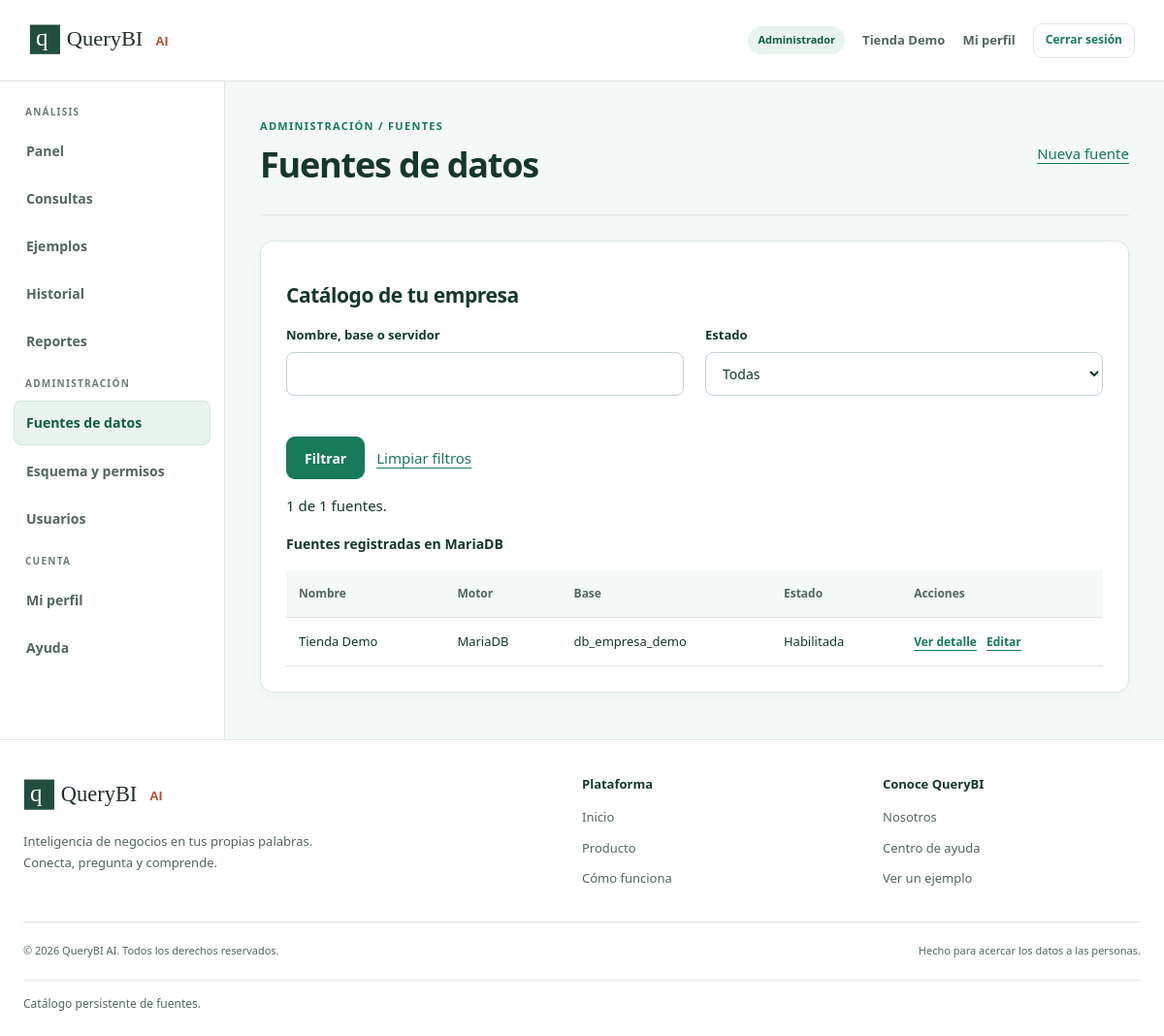
The page /servidor/administracion/fuentes.php (signed in) on the database its author committed.
### tables this page shows
CREATE TABLE usuarios (
    id INT UNSIGNED AUTO_INCREMENT PRIMARY KEY,
    empresa_id INT UNSIGNED NULL,
    nombre VARCHAR(80) NOT NULL,
    email VARCHAR(120) NOT NULL,
    password VARCHAR(255) NOT NULL COMMENT 'Hash producido por password_hash; nunca password legible',
    rol ENUM('superadministrador','administrador','usuario') NOT NULL,
    activo BOOLEAN NOT NULL DEFAULT TRUE,
    creacion DATETIME NOT NULL DEFAULT CURRENT_TIMESTAMP,
    actualizacion DATETIME NOT NULL DEFAULT CURRENT_TIMESTAMP ON UPDATE CURRENT_TIMESTAMP,
    UNIQUE KEY uq_usuarios_email (email),
    UNIQUE KEY uq_usuarios_empresa_id (empresa_id,id),
    KEY ix_usuarios_empresa_rol (empresa_id,rol,activo),
    CONSTRAINT fk_usuarios_empresa FOREIGN KEY (empresa_id) REFERENCES empresas(id),
    CONSTRAINT ck_usuarios_empresa_rol CHECK (
        (rol = 'superadministrador' AND empresa_id IS NULL) OR
        (rol IN ('administrador','usuario') AND empresa_id IS NOT NULL)
    ),
    CONSTRAINT ck_usuarios_activo CHECK (activo IN (0,1)),
    CONSTRAINT ck_usuarios_nombre CHECK (CHAR_LENGTH(TRIM(nombre)) BETWEEN 2 AND 80)
);

CREATE TABLE empresas (
    id INT UNSIGNED AUTO_INCREMENT PRIMARY KEY,
    nombre_empresa VARCHAR(80) NOT NULL,
    correo_contacto VARCHAR(120) NOT NULL,
    ruc CHAR(11) NULL,
    estado ENUM('Activo','Inactivo') NOT NULL DEFAULT 'Activo',
    creacion DATETIME NOT NULL DEFAULT CURRENT_TIMESTAMP,
    actualizacion DATETIME NOT NULL DEFAULT CURRENT_TIMESTAMP ON UPDATE CURRENT_TIMESTAMP,
    UNIQUE KEY uq_empresas_nombre (nombre_empresa),
    UNIQUE KEY uq_empresas_ruc (ruc),
    CONSTRAINT ck_empresas_nombre CHECK (CHAR_LENGTH(TRIM(nombre_empresa)) BETWEEN 2 AND 80),
     
    CONSTRAINT ck_empresas_ruc CHECK (ruc IS NULL OR ruc REGEXP '^[0-9]{11}$')
);

CREATE TABLE fuentes_datos (
    id INT UNSIGNED AUTO_INCREMENT PRIMARY KEY,
    empresa_id INT UNSIGNED NOT NULL,
    nombre_conexion VARCHAR(80) NOT NULL,
    motor ENUM('MySQL','MariaDB') NOT NULL DEFAULT 'MariaDB',
    host VARCHAR(255) NOT NULL DEFAULT 'localhost',
    puerto SMALLINT UNSIGNED NOT NULL DEFAULT 3306,
    nombre_bd VARCHAR(64) NOT NULL,
    usuario_db VARCHAR(128) NOT NULL,
    referencia_credencial VARCHAR(100) NULL COMMENT 'Referencia a configuracion protegida del servidor; no es el password',
    descripcion TEXT NULL,
    habilitada BOOLEAN NOT NULL DEFAULT TRUE,
    creacion DATETIME NOT NULL DEFAULT CURRENT_TIMESTAMP,
    actualizacion DATETIME NOT NULL DEFAULT CURRENT_TIMESTAMP ON UPDATE CURRENT_TIMESTAMP,
    UNIQUE KEY uq_fuentes_empresa_nombre (empresa_id,nombre_conexion),
    UNIQUE KEY uq_fuentes_empresa_id (empresa_id,id),
    CONSTRAINT fk_fuentes_empresa FOREIGN KEY (empresa_id) REFERENCES empresas(id),
    CONSTRAINT ck_fuentes_puerto CHECK (puerto BETWEEN 1 AND 65535),
    CONSTRAINT ck_fuentes_nombre CHECK (CHAR_LENGTH(TRIM(nombre_conexion)) BETWEEN 2 AND 80),
    CONSTRAINT ck_fuentes_habilitada CHECK (habilitada IN (0,1))
);

### servidor/administracion/fuentes.php (called while the page is built)
<?php
require_once __DIR__ . '/../compartido/sesion.php';
qbi_requerir(['administrador']);
require_once __DIR__ . '/../compartido/fuentes.php';
$vistaFuentes = qbi_preparar_fuentes('lista');
require __DIR__ . '/../compartido/vista-fuentes.php';

### servidor/compartido/sesion.php (called while the page is built, shortened)
<?php
require_once __DIR__ . '/base-datos.php';
function qbi_texto(string $texto): string
{
    return htmlspecialchars($texto, ENT_QUOTES, 'UTF-8');
}
function qbi_url(string $ruta): string
{
    $script = str_replace('\\', '/', $_SERVER['SCRIPT_NAME']);
    $base = rtrim(dirname($script, 3), '/');
    return $base . '/' . ltrim($ruta, '/');
}
function qbi_usuario(): ?array
{
    return $_SESSION['usuario'] ?? null;
}
function qbi_nombre_rol(string $rol): string
{
    return [
        'superadministrador' => 'Superadministrador',
        'administrador' => 'Administrador',
        'usuario' => 'Usuario'
    ][$rol] ?? 'Sin rol';
}
function qbi_inicio(): string
{
    return (qbi_usuario()['rol'] ?? '') === 'superadministrador'
        ? 'servidor/plataforma/panel.php' : 'servidor/aplicacion/panel.php';
}
function qbi_buscar_cuenta(string $valor, bool $porId = false): ?array
{
    $condicion = $porId ? 'u.id = :valor' : 'u.email = :valor';
    $consulta = qbi_bd()->prepare(
        'SELECT u.id, u.empresa_id, u.nombre, u.email, u.password, u.rol, u.activo,
                e.nombre_empresa, e.estado AS empresa_estado
         FROM usuarios u
         LEFT JOIN empresas e ON e.id = u.empresa_id
         WHERE ' . $condicion . ' LIMIT 1'
    );
    $consulta->execute(['valor' => $valor]);
    $cuenta = $consulta->fetch();
    return $cuenta;
}
function qbi_refrescar_usuario(): bool
{
    $usuario = qbi_usuario();
    $cuenta = qbi_buscar_cuenta((string) $usuario['id'], true);
    return true;
}
function qbi_requerir(array $roles): void
{
    static $revisado = false;
    if (!$revisado) {
        try {
            if (!qbi_refrescar_usuario()) qbi_redirigir('servidor/acceso/login.php');
            $revisado = true;
        } catch (Throwable $error) {
            qbi_registrar_error_bd($error);
            qbi_pagina_error(503, 'Servicio no disponible',
                'No se pudo verificar tu cuenta. Intenta nuevamente en unos momentos.', 'cliente/index.html');
        }
    }
}

### servidor/compartido/base-datos.php (called while the page is built, shortened)
<?php
function qbi_bd(): PDO
{
    static $conexion = null;
    if ($conexion instanceof PDO) {
        return $conexion;
    }
    $ruta = __DIR__ . '/../configuracion.local.php';
    $config = require $ruta;
    $dsn = 'mysql:host=' . $config['host']
        . ';port=' . $config['puerto']
        . ';dbname=' . $config['nombre']
        . ';charset=utf8mb4';
    $conexion = new PDO(
        $dsn,
        $config['usuario'],
        $config['clave'],
        [
            PDO::ATTR_ERRMODE => PDO::ERRMODE_EXCEPTION,
            PDO::ATTR_DEFAULT_FETCH_MODE => PDO::FETCH_ASSOC,
            PDO::ATTR_EMULATE_PREPARES => false,
            PDO::ATTR_TIMEOUT => 5
        ]
    );
    return $conexion;
}

### servidor/compartido/fuentes.php (called while the page is built, shortened)
<?php
function qbi_fuentes_lista(string $buscar = '', string $estado = 'todos'): array
{
    $sql = 'SELECT id, nombre_conexion AS nombre, motor, nombre_bd AS base, habilitada
            FROM fuentes_datos WHERE empresa_id = :empresa';
    $parametros = ['empresa' => qbi_usuario()['empresa_id']];
    $consulta = qbi_bd()->prepare($sql . ' ORDER BY nombre_conexion, id');
    $consulta->execute($parametros);
    return $consulta->fetchAll();
}
function qbi_fuentes_texto(array $entrada, string $campo): string
{
    return is_string($entrada[$campo] ?? null) ? trim($entrada[$campo]) : '';
}
function qbi_fuentes_largo(string $texto): int
{
    $cantidad = preg_match_all('/./us', $texto);
    return $cantidad === false ? -1 : $cantidad;
}
function qbi_preparar_fuentes(string $pantalla): array
{
    $metodos = $pantalla === 'formulario' ? ['GET', 'POST'] : ['GET'];
    $vista = ['pantalla' => $pantalla, 'error' => '', 'guardada' => false];
    try {
        if ($pantalla === 'lista') {
            $buscar = qbi_fuentes_texto($_GET, 'buscar');
            $estado = qbi_fuentes_texto($_GET, 'estado') ?: 'todos';
            $vista += ['titulo' => 'Fuentes de datos', 'buscar' => $buscar, 'estado' => $estado,
                'fuentes' => qbi_fuentes_lista($buscar, $estado)];
            $total = qbi_bd()->prepare('SELECT COUNT(*) FROM fuentes_datos WHERE empresa_id=:empresa');
            $total->execute(['empresa' => qbi_usuario()['empresa_id']]);
            $vista['total'] = (int) $total->fetchColumn();
            return $vista;
        }
        $id = null;
        $actual = $id === null ? null : qbi_fuentes_buscar($id);
        $datos = $actual ?? ['nombre' => '', 'motor' => 'MariaDB', 'servidor' => '127.0.0.1',
            'puerto' => 3306, 'base' => '', 'usuario' => '', 'descripcion' => '', 'habilitada' => true];
        $vista += ['titulo' => $actual === null ? 'Nueva fuente' : 'Editar fuente'];
        $vista['datos'] = $datos;
        $vista['id'] = $id;
        return $vista;
    } catch (Throwable $error) {
        qbi_registrar_error_bd($error);
        qbi_pagina_error(503, 'Servicio no disponible', 'No se pudo consultar o guardar la fuente. Inténtalo nuevamente.', 'servidor/administracion/fuentes.php');
    }
}

### servidor/compartido/vista-fuentes.php (the view, shortened to what this page needs)
<?php
$v = $vistaFuentes;
?>
<!DOCTYPE html>
<html lang="es">
<head>
    <link rel="stylesheet" href="../../cliente/assets/css/estilos.css">
    <link rel="stylesheet" href="../../cliente/assets/css/aplicacion.css">
    <link rel="stylesheet" href="../../cliente/assets/css/administracion.css">
</head>
<body>
    <?php require __DIR__ . '/navegacion.php'; ?>
    <main id="contenido" class="contenido-app">
        <div class="cabecera-seccion">
            <div><span class="rotulo">Administración / fuentes</span><h1><?= qbi_texto($v['titulo']) ?></h1></div>
            <a href="<?= $v['pantalla'] === 'lista' ? 'configurar-fuente.php' : 'fuentes.php' ?>">
                <?= $v['pantalla'] === 'lista' ? 'Nueva fuente' : 'Volver a fuentes' ?>
            </a>
        </div>
        <?php if ($v['pantalla'] === 'lista'): ?>
            <section class="tarjeta">
                <h2>Catálogo de tu empresa</h2>
                <form method="get" action="fuentes.php">
                    <div class="dos-columnas">
                        <div class="campo"><label for="buscar">Nombre, base o servidor</label>
                            <input id="buscar" name="buscar" type="search" maxlength="100" value="<?= qbi_texto($v['buscar']) ?>"></div>
                        <div class="campo"><label for="estado">Estado</label>
                            <select id="estado" name="estado">
                                <?php foreach (['todos' => 'Todas', 'habilitadas' => 'Habilitadas', 'deshabilitadas' => 'Deshabilitadas'] as $valor => $texto): ?>
                                    <option value="<?= $valor ?>"<?= $v['estado'] === $valor ? ' selected' : '' ?>><?= $texto ?></option>
                                <?php endforeach; ?>
                            </select></div>
                    </div>
                    <div class="acciones"><button class="boton" type="submit">Filtrar</button><a href="fuentes.php">Limpiar filtros</a></div>
                </form>
                <p><?= count($v['fuentes']) ?> de <?= $v['total'] ?> fuentes.</p>
                <?php if (!$v['fuentes']): ?>
                    <p><?= $v['total'] === 0 ? 'Todavía no hay fuentes registradas para tu empresa.' : 'No hay fuentes que coincidan con los filtros.' ?></p>
                <?php else: ?>
                    <div class="tabla-contenedor"><table>
                        <caption>Fuentes registradas en MariaDB</caption>
                        <thead><tr><th scope="col">Nombre</th><th scope="col">Motor</th><th scope="col">Base</th><th scope="col">Estado</th><th scope="col">Acciones</th></tr></thead>
                        <tbody>
                            <?php foreach ($v['fuentes'] as $fuente): ?>
                                <tr><td><?= qbi_texto($fuente['nombre']) ?></td><td><?= qbi_texto($fuente['motor']) ?></td><td><?= qbi_texto($fuente['base']) ?></td>
                                    <td><?= $fuente['habilitada'] ? 'Habilitada' : 'Deshabilitada' ?></td>
                                    <td><div class="acciones-tabla">
                                        <a href="detalle-fuente.php?id=<?= (int) $fuente['id'] ?>">Ver detalle</a>
                                        <a href="configurar-fuente.php?id=<?= (int) $fuente['id'] ?>">Editar</a>
                                    </div></td></tr>
                            <?php endforeach; ?>
                        </tbody>
                    </table></div>
                <?php endif; ?>
            </section>
        <?php endif; ?>
    </main>
    </div>
    <footer class="pie"><?php require dirname(__DIR__) . '/compartido/pie-marca.php'; ?><small>Catálogo persistente de fuentes.</small></footer>
</body>
</html>

### servidor/compartido/navegacion.php (shortened to what this page needs)
<?php
$cuenta = qbi_usuario();
$grupos = [];
if ($cuenta['rol'] === 'superadministrador') {
    $grupos['Plataforma'] = [
        ['servidor/plataforma/panel.php', 'Panel general'],
        ['servidor/plataforma/empresas.php', 'Empresas'],
        ['servidor/plataforma/administradores.php', 'Administradores']
    ];
} else {
    $grupos['Análisis'] = [
        ['servidor/aplicacion/panel.php', 'Panel'],
        ['servidor/aplicacion/consultas.php', 'Consultas'],
        ['servidor/aplicacion/ejemplos.php', 'Ejemplos'],
        ['servidor/aplicacion/historial.php', 'Historial'],
        ['servidor/aplicacion/reportes.php', 'Reportes']
    ];
}
if ($cuenta['rol'] === 'administrador') {
    $grupos['Administración'] = [
        ['servidor/administracion/fuentes.php', 'Fuentes de datos'],
        ['servidor/administracion/esquema.php', 'Esquema y permisos'],
        ['servidor/administracion/usuarios.php', 'Usuarios']
    ];
}
$grupos['Cuenta'] = [
    ['servidor/aplicacion/perfil.php', 'Mi perfil'],
    ['cliente/paginas/ayuda.html', 'Ayuda']
];
?>
<header class="encabezado-app">
    <a href="<?= qbi_texto(qbi_url(qbi_inicio())) ?>">
        <img
            class="logo"
            src="<?= qbi_texto(qbi_url('cliente/assets/imagenes/logo.svg')) ?>"
            alt="QueryBI AI"
            width="155"
            height="40"
        >
    </a>
    <nav class="enlaces-cuenta" aria-label="Cuenta">
        <span class="etiqueta">
            <?= qbi_texto(qbi_nombre_rol($cuenta['rol'])) ?>
        </span>
        <a
            href="<?= qbi_texto(qbi_url(qbi_inicio())) ?>"
            title="Ir al panel"
        >
            <?= qbi_texto($cuenta['empresa_nombre']) ?>
        </a>
        <a href="<?= qbi_texto(qbi_url('servidor/aplicacion/perfil.php')) ?>">
            Mi perfil
        </a>
        <form
            action="<?= qbi_texto(qbi_url('servidor/acceso/salir.php')) ?>"
            method="post"
        >
            <button
                class="boton boton-secundario boton-pequeno"
                type="submit"
            >
                Cerrar sesión
            </button>
        </form>
    </nav>
</header>
<div class="estructura-app">
    <nav class="menu-lateral" aria-label="Menú de la aplicación">
        <?php foreach ($grupos as $titulo => $enlaces): ?>
            <h2><?= qbi_texto($titulo) ?></h2>
            <div class="grupo-menu">
                <?php foreach ($enlaces as [$ruta, $nombre]): ?>
                    <a
                        href="<?= qbi_texto(qbi_url($ruta)) ?>"
                        <?= $_SERVER['SCRIPT_NAME'] === qbi_url($ruta)
                            ? 'aria-current="page"'
                            : '' ?>
                    >
                        <?= qbi_texto($nombre) ?>
                    </a>
                <?php endforeach; ?>
            </div>
        <?php endforeach; ?>
    </nav>

### rows shown on the page
usuarios: rol "Administrador", empresa.nombre_empresa "Tienda Demo"
fuentes_datos: nombre_conexion "Tienda Demo", motor "MariaDB", nombre_bd "db_empresa_demo", habilitada "Habilitada"

### other values the page prints
qbi_texto($titulo) "ANÁLISIS"
qbi_texto($nombre) "Panel"
qbi_texto($nombre) "Consultas"
qbi_texto($nombre) "Ejemplos"
qbi_texto($nombre) "Historial"
qbi_texto($nombre) "Reportes"
qbi_texto($titulo) "ADMINISTRACIÓN"
qbi_texto($nombre) "Fuentes de datos"
qbi_texto($nombre) "Esquema y permisos"
qbi_texto($nombre) "Usuarios"
qbi_texto($titulo) "CUENTA"
qbi_texto($nombre) "Mi perfil"
qbi_texto($nombre) "Ayuda"
qbi_texto($v['titulo']) "Fuentes de datos"
count($v['fuentes']) "1"
